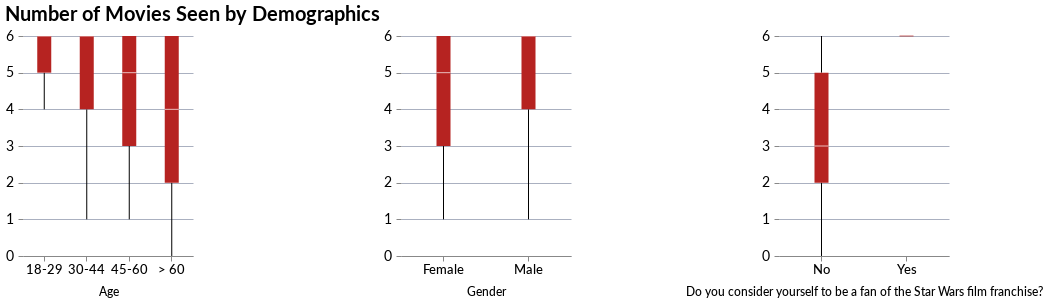

Notebook cell for this chart:
### Code cell
repeat_graph = alt.Chart(x).mark_boxplot(outliers=False).encode(
    alt.X(alt.repeat('column'), type='ordinal', axis=alt.Axis(titleFontSize=12, labelFontSize=13, labelAngle=0, titlePadding=10, titleFontWeight=500, labelFontWeight=500)),
    alt.Y('movies_seen:Q', title=None, axis=alt.Axis(titleFontSize=14, labelPadding=5)),
    color = alt.ColorValue("#B62321")
).properties(
    width=170,
    height=220,
).repeat(
    column=["Age", "Gender", "Do you consider yourself to be a fan of the Star Wars film franchise?"],
).properties(
    title = {
        "text": "Number of Movies Seen by Demographics",
    }
)
repeat_graph

### Figure 1 — Vega-Lite specification as saved in the notebook (floating-point values rounded to 4 significant figures; data arrays with more than 128 entries replaced by an {"elided": "..."} marker saying what was removed)
{"config": {"title": {"anchor": "start", "font": "Lato", "fontSize": 20, "subtitleFontSize": 18, "subtitleFont": "Lato"}, "axisX": {"titleFontSize": 16, "labelFontSize": 14, "grid": false, "labelFont": "Lato"}, "axisY": {"domain": false, "titleFontSize": 16, "titleAngle": 0, "titleBaseline": "bottom", "titleAnchor": "start", "labelFontSize": 14, "grid": true, "gridColor": "#aab0c0", "gridWidth": 1, "labelFont": "Lato"}, "axis": {"labelFont": "Lato", "titleFont": "Lato", "titleFontSize": 16, "labelFontSize": 14}, "background": "#FFFFFF", "view": {"stroke": null}, "range": {"category": ["#B62321", "#A1A332", "#15509F", "#3B444B", "#D7C078", "#DC5026"], "ramp": ["#B62321", "#BD4232", "#C36244", "#CA8155", "#D0A167", "#D7C078"], "diverging": ["#15509F", "#638ABF", "#B1C5DF", "#FFFFFF", "#F3C5B7", "#E88A6E", "#DC5026"]}, "area": {}, "line": {}, "point": {}, "text": {"fontSize": 14}, "bar": {"binSpacing": 1, "size": 25}, "facet": {"titleFontSize": 16}, "notes": {"fontSize": 12}, "sources": {"fontSize": 12, "anchor": "right"}}, "repeat": {"column": ["Age", "Gender", "Do you consider yourself to be a fan of the Star Wars film franchise?"]}, "spec": {"data": {"name": "data-14fa355d60bdfd19a5cef765a6ea1a93"}, "mark": {"type": "boxplot", "outliers": false}, "encoding": {"color": {"value": "#B62321"}, "x": {"axis": {"labelAngle": 0, "labelFontSize": 13, "labelFontWeight": 500, "titleFontSize": 12, "titleFontWeight": 500, "titlePadding": 10}, "field": {"repeat": "column"}, "type": "ordinal"}, "y": {"axis": {"labelPadding": 5, "titleFontSize": 14}, "field": "movies_seen", "title": null, "type": "quantitative"}}, "height": 220, "width": 170}, "title": {"text": "Number of Movies Seen by Demographics"}, "$schema": "https://vega.github.io/schema/vega-lite/v5.20.1.json", "datasets": {"data-14fa355d60bdfd19a5cef765a6ea1a93": {"elided": "675 records"}}}
